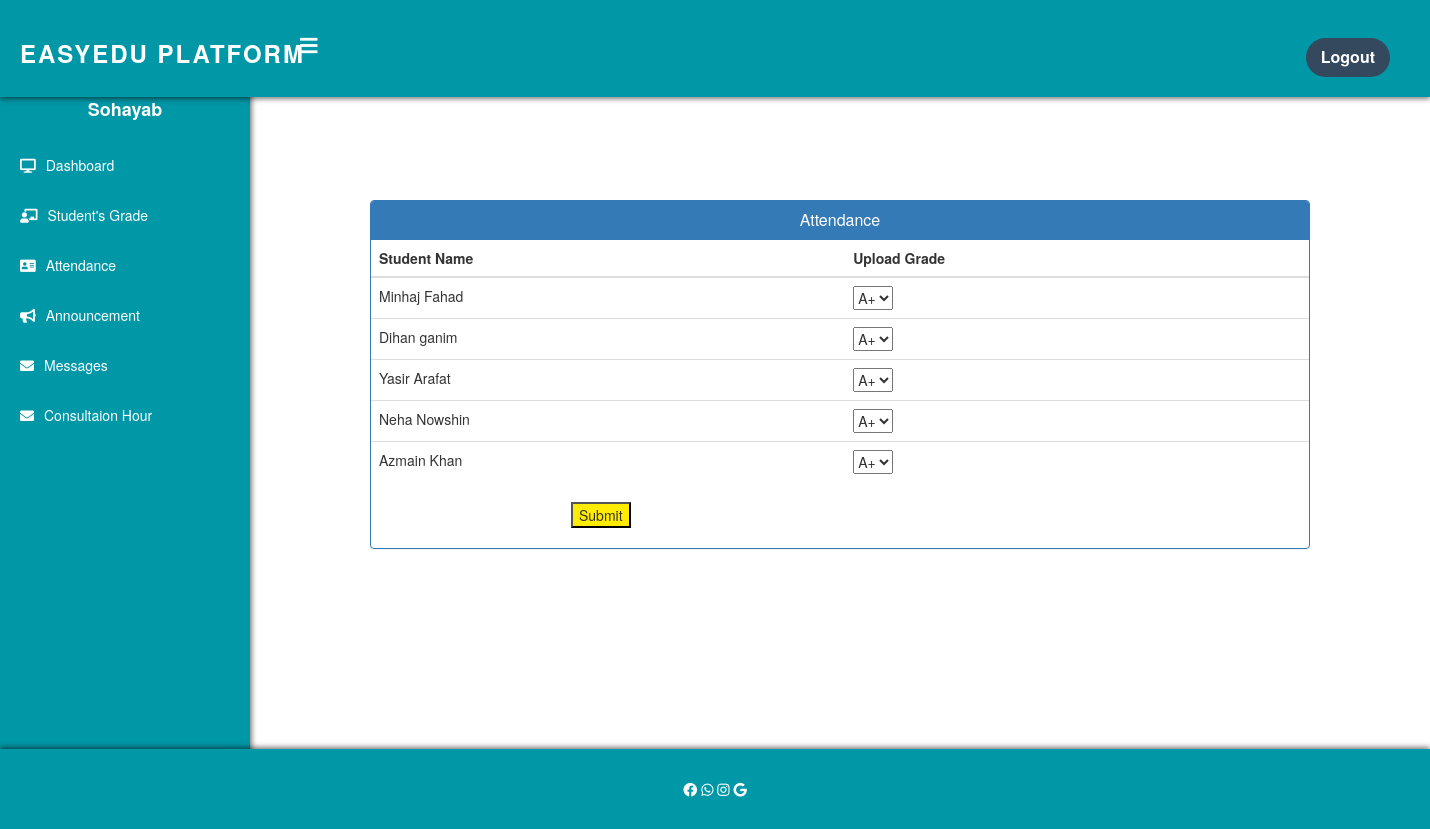
The page /teacher-take-gradesheet/one (signed in) on the database its author committed.
### edu/models.py (models this page shows, shortened)
class StudentExtra_info(models.Model):
    user=models.OneToOneField(User, on_delete=models.CASCADE)
    roll = models.CharField(max_length=10)
    mobile = models.CharField(max_length=40,null=True)
    fee=models.PositiveIntegerField(null=True)
    cl= models.CharField(max_length=12,choices=classes,default='one')
    status=models.BooleanField(default=False)
    @property
    def get_name(self):
        return self.user.first_name+" "+self.user.last_name

### edu/views.py (the view, shortened to what this page needs)
# urls.py: path('teacher-take-gradesheet/<str:cl>', views.teacher_take_gradesheet_view,name='teacher-take-gradesheet'),
@login_required(login_url='teacherlogin')
@user_passes_test(is_teacher)
def teacher_take_gradesheet_view(request,cl):
    students=models.StudentExtra_info.objects.all().filter(cl=cl)
    aform=forms.GradesForm()
    return render(request,'teacher_take_gradesheet.html',{'students':students,'aform':aform})

### edu/forms.py
class GradesForm(forms.Form):
   grade_sheet=forms.ChoiceField( choices=grade_choices)

### edu/views.py (called while the page is built)
def is_teacher(user):
    return user.groups.filter(name='TEACHER').exists()

### templates/teacher_take_gradesheet.html (shortened to what this page needs)
{% extends 'teachersidebar.html' %}
{% load widget_tweaks %}
{% block content %}
<head>
    <link href="//netdna.bootstrapcdn.com/bootstrap/3.0.0/css/bootstrap.min.css" rel="stylesheet">
</head>
<form method="post">
  <div class="container">
    <div class="row">
      <div class="panel panel-primary">
        <div class="panel-heading">
          <h6 class="panel-title">Attendance</h6>
        </div>
        <table class="table table-hover" id="dev-table">
          <thead>
            <tr>
              <th>Student Name</th>
              <th>Upload Grade</th>
            </tr>
          </thead>
          {% for student in students %}
          <tr>
            <td>{{ student.get_name }}</td>
            <td>{{ aform.grade_sheet }}</td>
          </tr>
          {% endfor %}
        </table>
        <input type="submit" style="margin-left: 200px; margin-top: 20px; margin-bottom: 20px; background-color: #ffec00;" name="submit" value="Submit">
      </div>
    </div>
  </div>
</form>
{% endblock content %}

### templates/teachersidebar.html (shortened to what this page needs)
<!DOCTYPE html>
<html lang="en" dir="ltr">
<head>
  <link rel="stylesheet" href="https://cdnjs.cloudflare.com/ajax/libs/font-awesome/5.12.1/css/all.min.css">
</head>
<body>
  <header>
    <label for="check">
      <i class="fas fa-bars" id="sidebar_btn"></i>
    </label>
    <div class="left_area">
      <h3>EasyEdu Platform</h3>
    </div>
    <div class="right_area">
      <a href="/" class="logout_btn">Logout</a>
    </div>
  </header>
  <div class="sidebar">
    <center>
      <h4>{{request.user.first_name}}</h4>
    </center>
    <a href="/teacher-dashboard"><i class="fas fa-desktop"></i><span>Dashboard</span></a>
    <a href="teacher-gradesheet"><i class="fas fa-chalkboard-teacher"></i><span>Student's Grade</span></a>
    <a href="/teacher-attendance"><i class="fas fa-address-card"></i><span>Attendance</span></a>
    <a href="/teacher-notice"><i class="fas fa-bullhorn"></i><span>Announcement</span></a>
    <a href="/inbox"><i class="fas fa-envelope"></i><span>Messages</span></a>
    <a href="/upload_consultation_hour"><i class="fas fa-envelope"></i><span>Consultaion Hour</span></a>
  </div>
  <div class="content">
    <br><br><br><br><br>
    {% block content %}
    {% endblock content %}
    <br><br><br>
  </div>
  <footer>
    <i class="fab fa-facebook"></i>
    <i class="fab fa-whatsapp"></i>
    <i class="fab fa-instagram"></i>
    <i class="fab fa-google"></i>
  </footer>
</body>
</html>

### templates/teachersidebar.html (style rules this page uses)
header { position: fixed; background: #0097A7 ; padding: 20px; width: 100%; z-index: 1; box-shadow: 0px 2px 5px rgba(0, 0, 0, 0.5); }
.left_area h3 { color: #fff; margin: 0; text-transform: uppercase; font-size: 24px; font-weight: 700; letter-spacing: 2px; }
.logout_btn { padding: 8px 15px; background: #34495E; text-decoration: none; float: right; margin-top: -28px; margin-right: 20px; border-radius: 20px; font-size: 16px; font-weight: 600; color: #fff; transition: background-color 0.3s ease; }
.sidebar { background: #0097A7 ; margin-top: 70px; padding-top: 30px; position: fixed; left: 0; width: 250px; height: 100%; transition: 0.5s; box-shadow: 2px 0px 5px rgba(0, 0, 0, 0.5); }
.sidebar h4 { color: #fff; margin-top: 0; margin-bottom: 20px; font-size: 18px; font-weight: 600; }
.sidebar a { color: #fff; display: block; width: 100%; line-height: 50px; text-decoration: none; padding-left: 20px; box-sizing: border-box; transition: background-color 0.3s ease; }
.sidebar i { padding-right: 10px; }
body { margin: 0; padding: 0; font-family: "Arial", sans-serif; background-color: #ecf0f1; }
.content { margin-left: 250px; background-color: #fff; min-height: calc(100vh - 100px); transition: 0.5s; padding-bottom: 100px; }
footer { position: fixed; bottom: 0; width: 100%; background-color: #0097A7 ; color: #fff; text-align: center; padding: 30px 0; box-shadow: 0px -2px 5px rgba(0, 0, 0, 0.5); }
label #sidebar_btn { z-index: 1; color: #fff; position: fixed; cursor: pointer; left: 300px; font-size: 20px; margin: 5px 0; transition: 0.5s; transition-property: color; }

### templates/teacher_take_gradesheet.html (style rules this page uses)
a:link { text-decoration: none; }
h6 { text-align: center; }
.row { margin: 100px; }

### rows shown on the page
StudentExtra_info: get_name "Minhaj Fahad"
StudentExtra_info: get_name "Dihan ganim"
StudentExtra_info: get_name "Yasir Arafat"
StudentExtra_info: get_name "Neha Nowshin"
StudentExtra_info: get_name "Azmain Khan"

### other values the page prints
{{ request.user.first_name }} "Sohayab"
